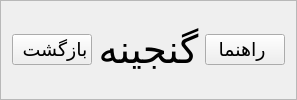
       <widget class="QFrame" name="header">
        <property name="styleSheet">
         <string notr="true"/>
        </property>
        <property name="frameShape">
         <enum>QFrame::StyledPanel</enum>
        </property>
        <property name="frameShadow">
         <enum>QFrame::Raised</enum>
        </property>
        <layout class="QHBoxLayout" name="horizontalLayout" stretch="0,13,0">
         <property name="topMargin">
          <number>5</number>
         </property>
         <property name="bottomMargin">
          <number>5</number>
         </property>
         <item>
          <widget class="QPushButton" name="back">
           <property name="font">
            <font>
             <family>Lalezar</family>
             <pointsize>14</pointsize>
            </font>
           </property>
           <property name="cursor">
            <cursorShape>PointingHandCursor</cursorShape>
           </property>
           <property name="styleSheet">
            <string notr="true"/>
           </property>
           <property name="text">
            <string> بازگشت</string>
           </property>
           <property name="icon">
            <iconset>
             <normaloff>../img/icons/back-button.png</normaloff>../img/icons/back-button.png</iconset>
           </property>
           <property name="iconSize">
            <size>
             <width>30</width>
             <height>30</height>
            </size>
           </property>
          </widget>
         </item>
         <item alignment="Qt::AlignHCenter|Qt::AlignVCenter">
          <widget class="QLabel" name="title">
           <property name="sizePolicy">
            <sizepolicy hsizetype="Preferred" vsizetype="Preferred">
             <horstretch>0</horstretch>
             <verstretch>0</verstretch>
            </sizepolicy>
           </property>
           <property name="font">
            <font>
             <family>Lalezar</family>
             <pointsize>29</pointsize>
            </font>
           </property>
           <property name="styleSheet">
            <string notr="true"/>
           </property>
           <property name="text">
            <string>گنجینه</string>
           </property>
           <property name="alignment">
            <set>Qt::AlignCenter</set>
           </property>
          </widget>
         </item>
         <item>
          <widget class="QPushButton" name="guid">
           <property name="sizePolicy">
            <sizepolicy hsizetype="Minimum" vsizetype="Fixed">
             <horstretch>0</horstretch>
             <verstretch>0</verstretch>
            </sizepolicy>
           </property>
           <property name="font">
            <font>
             <family>Lalezar</family>
             <pointsize>14</pointsize>
            </font>
           </property>
           <property name="cursor">
            <cursorShape>PointingHandCursor</cursorShape>
           </property>
           <property name="styleSheet">
            <string notr="true"/>
           </property>
           <property name="text">
            <string> راهنما  </string>
           </property>
           <property name="icon">
            <iconset>
             <normaloff>../img/icons/information.png</normaloff>../img/icons/information.png</iconset>
           </property>
           <property name="iconSize">
            <size>
             <width>30</width>
             <height>30</height>
            </size>
           </property>
          </widget>
         </item>
        </layout>
       </widget>
